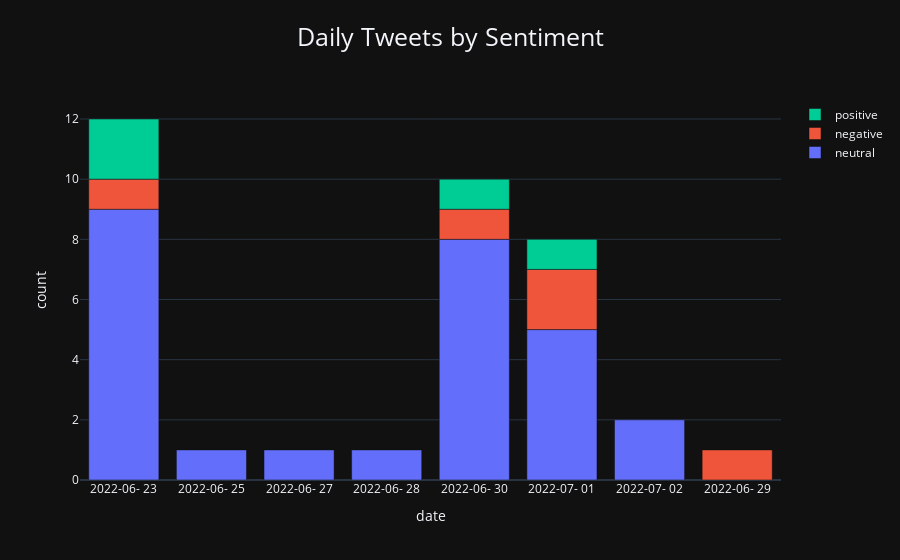

Here is the notebook cell this chart was saved with:
### Code cell
sent_bar(twt_df, 'date', 'count', 'tweet_finBERT', "Daily Tweets by Sentiment").show()

### Figure 1 — Plotly figure (JSON) as saved in the notebook; plotly's stock layout.template omitted (floating-point values rounded to 4 significant figures)
{"data": [{"alignmentgroup": "True", "hovertemplate": "tweet_finBERT=neutral<br>date=%{x}<br>count=%{y}<extra></extra>", "legendgroup": "neutral", "marker": {"color": "#636efa", "pattern": {"shape": ""}}, "name": "neutral", "offsetgroup": "neutral", "orientation": "v", "showlegend": true, "textposition": "auto", "type": "bar", "x": ["2022-06- 23", "2022-06- 25", "2022-06- 27", "2022-06- 28", "2022-06- 30", "2022-07- 01", "2022-07- 02"], "xaxis": "x", "y": [9, 1, 1, 1, 8, 5, 2], "yaxis": "y"}, {"alignmentgroup": "True", "hovertemplate": "tweet_finBERT=negative<br>date=%{x}<br>count=%{y}<extra></extra>", "legendgroup": "negative", "marker": {"color": "#EF553B", "pattern": {"shape": ""}}, "name": "negative", "offsetgroup": "negative", "orientation": "v", "showlegend": true, "textposition": "auto", "type": "bar", "x": ["2022-06- 23", "2022-06- 29", "2022-06- 30", "2022-07- 01"], "xaxis": "x", "y": [1, 1, 1, 2], "yaxis": "y"}, {"alignmentgroup": "True", "hovertemplate": "tweet_finBERT=positive<br>date=%{x}<br>count=%{y}<extra></extra>", "legendgroup": "positive", "marker": {"color": "#00cc96", "pattern": {"shape": ""}}, "name": "positive", "offsetgroup": "positive", "orientation": "v", "showlegend": true, "textposition": "auto", "type": "bar", "x": ["2022-06- 23", "2022-06- 30", "2022-07- 01"], "xaxis": "x", "y": [2, 1, 1], "yaxis": "y"}], "layout": {"barmode": "relative", "legend": {"title": {"text": ""}, "tracegroupgap": 0, "traceorder": "reversed"}, "title": {"font": {"size": 25}, "text": "Daily Tweets by Sentiment", "x": 0.5, "xanchor": "center", "y": 0.95, "yanchor": "top"}, "xaxis": {"anchor": "y", "domain": [0, 1], "title": {"text": "date"}}, "yaxis": {"anchor": "x", "domain": [0, 1], "title": {"text": "count"}}}}
